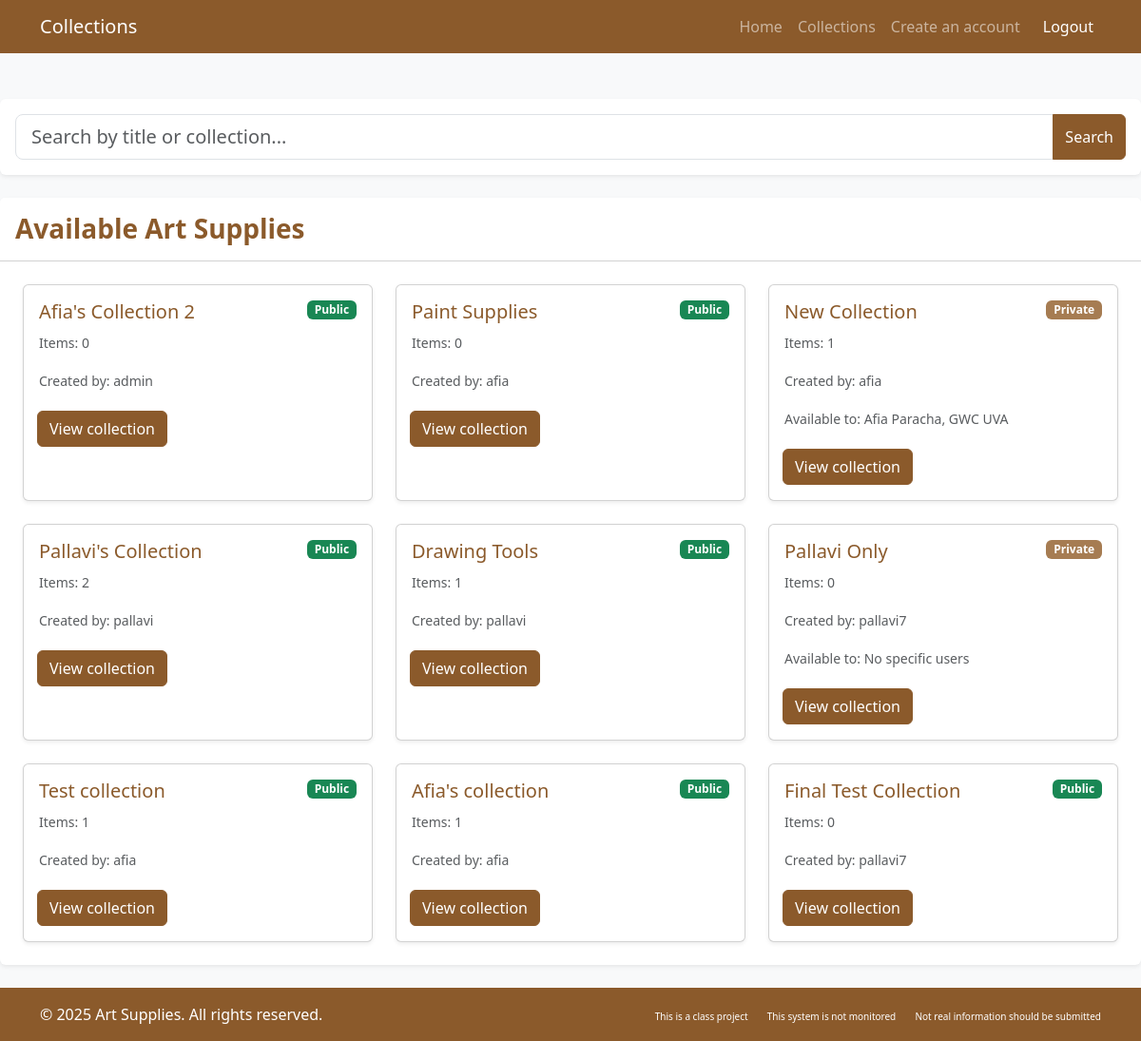
Page /artlibrary/collections/ on the earlier database version.
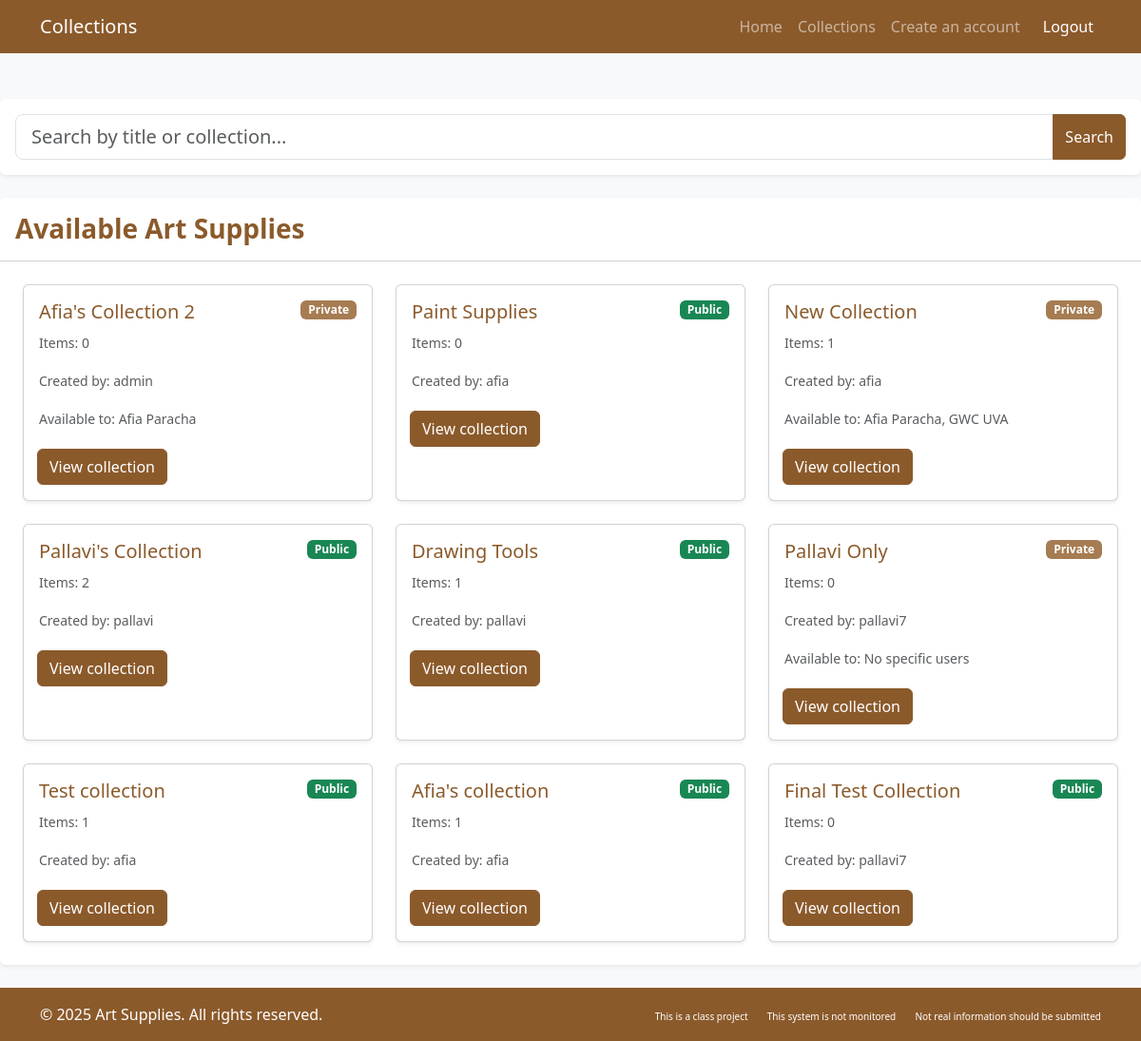
Same page on the later database version.
### artlibrary/models.py (models this page shows, shortened)
class Collection(models.Model):
    title = models.CharField(max_length=255)
    description = models.TextField(blank=True, null=True)
    num_items = models.PositiveIntegerField(default=0)
    is_public = models.BooleanField(default=True)
    users = models.ManyToManyField(CustomUser, blank=True, related_name='collections')
    added_by = models.ForeignKey(CustomUser, on_delete=models.CASCADE, related_name='created_collections', default=2)
    art_supplies = models.ManyToManyField('ArtSupply', blank=True, related_name='collections_in')
    def update_num_items(self):
        self.num_items = self.art_supplies.count()
        self.save()

class CustomUser(AbstractUser):
    profile_pic = models.ImageField(
        storage=S3Boto3Storage(),
        upload_to='profile_pics/',
        null=True,
        blank=True
    )
    date_joined = models.DateTimeField(auto_now_add=True)
    roles = (('patron', 'Patron'), ('librarian', 'Librarian'), ('anonymous', 'Anonymous'))
    user_role = models.CharField(max_length=12, choices=roles, default='patron')
    email = models.EmailField(blank=True, max_length=254, verbose_name='email address')

### artlibrary/views.py (the view)
# urls.py: path('collections/', views.collections, name='collections'),
def collections(request):
    user_role = request.session.get('user_role')
    if not user_role and request.user.is_authenticated:
        user_role = getattr(request.user, 'user_role', 'patron')
    if user_role == "anonymous":
        viewable_collections = Collection.objects.filter(is_public=True)
    else:
        viewable_collections = Collection.objects.all()
    for collection in Collection.objects.all():
        collection.update_num_items()
    query = request.GET.get('query', '')
    print(query)
    if query:
        viewable_collections = viewable_collections.filter(title__icontains=query)
    context = {
        'user_role': user_role,
        'viewable_collections': viewable_collections,
        'query': query,
    }
    return render(request, 'artlibrary/collections.html', context)

### artlibrary/templates/artlibrary/collections.html (shortened to what this page needs)
{% load django_bootstrap5 %}
<!DOCTYPE html>
<html lang="en">
<head>
    {% bootstrap_css %}
</head>
<body class="bg-light">
    <nav class="navbar navbar-expand-lg navbar-dark bg-brown">
        <div class="container">
            <a class="navbar-brand" href="#">Collections</a>
            <div class="collapse navbar-collapse" id="navbarNav">
                <ul class="navbar-nav ms-auto">
                    {% if user.is_authenticated %}
                        <li class="nav-item"><a class="nav-link" href="{% url 'dashboard' %}">Home</a></li>
                    {% else %}
                        <li class="nav-item"><a class="nav-link" href="{% url 'anonymous_page' %}">Home</a></li>
                    {% endif %}
                    <li class="nav-item"><a class="nav-link" href="{% url 'collections' %}">Collections</a></li>
                    {% if not user.is_authenticated %}
                    <li class="nav-item"><a class="nav-link" href="{% url 'index' %}">Create an account</a></li>
                    {% endif %}
                    <li class="nav-item">
                        <a class="nav-link btn btn-danger btn-sm text-white ms-2" href="{% url 'logout' %}">Logout</a>
                    </li>
                </ul>
            </div>
        </div>
    </nav>
    <div class="container main-content py-4">
    </div>
<div class="card border-0 shadow-sm mb-4">
    <div class="card-body p-3">
        <form method="get" action="">
            <div class="input-group">
                <input type="text" name="query" class="form-control form-control-lg" placeholder="Search by title or collection..." value="{{ query }}">
                <button type="submit" class="btn btn-brown">Search</button>
            </div>
        </form>
    </div>
</div>
<div class="card border-0 shadow-sm mb-4">
    <div class="card-header bg-white d-flex justify-content-between align-items-center py-3">
        <h3 class="card-title text-brown fw-bold mb-0">
            {% if query %}
            Search Results for "{{ query }}"
            {% else %}
            Available Art Supplies
            {% endif %}
        </h3>
    </div>
    <div class="card-body p-4">
        <div class="row g-4">
            {% for collection in viewable_collections %}
            <div class="col-md-4 col-sm-6">
                <div class="card h-100 shadow-sm">
                    <div class="card-body">
                        <div class="d-flex justify-content-between align-items-start">
                            <h5 class="card-title text-brown">{{ collection.title }}</h5>
                            {% if collection.is_public %}
                            <span class="badge bg-success">Public</span>
                            {% else %}
                            <span class="badge bg-secondary">Private</span>
                            {% endif %}
                        </div>
                        <p class="card-text"><small class="text-muted">Items: {{ collection.num_items }}</small></p>
                        <p class="card-text"><small class="text-muted">Created by: {{ collection.added_by }}</small></p>
                            {% if not collection.is_public %}
                            <p class="card-text"><small class="text-muted">Available to:
                                {% for user in collection.users.all %}
                                    {{ user.get_full_name }}{% if not forloop.last %}, {% endif %}
                                {% empty %}
                                    No specific users
                                {% endfor %}
                            </small></p>
                            {% endif %}
                        <div class="row mt-3 g-2 d-flex flex-wrap">
                            <div class="col-6 g-1">
                                {% if request.user.user_role == "patron" and not collection.is_public and not request.user in collection.users.all %}
                                <a href="{% url 'request_collection' collection.id %}"class="btn btn-warning">Request access</a></button>
                                {% else %}
                                <a href="{% url 'collection_details' collection.id %}" class="btn btn-brown">View collection</a>
                                {% endif %}
                            </div>
                        </div>
                    </div>
                </div>
            </div>
            {% empty %}
            <div class="col-12">
                <div class="alert alert-info">No Collections Available</div>
            </div>
            {% endfor %}
        </div>
    </div>
</div>
</body>
<footer class="py-3 bg-dark text-white mt-auto bg-brown">
    <div class="container">
        <div class="row">
            <div class="col-md-6">
                <p class="mb-0">&copy; 2025 Art Supplies. All rights reserved.</p>
            </div>
            <div class="col-md-6 text-md-end">
                <a href="#" class="text-white text-decoration-none me-3" style="font-size: 10px;">This is a class project</a>
                <a href="#" class="text-white text-decoration-none me-3" style="font-size: 10px;">This system is not monitored</a>
                <a href="#" class="text-white text-decoration-none" style="font-size: 10px;">Not real information should be submitted</a>
            </div>
        </div>
    </div>
</footer>
</body>
</html>

### artlibrary/templates/artlibrary/collections.html (style rules this page uses)
:root { --bs-primary: #8B5A2B; --bs-primary-rgb: 139, 90, 43; --bs-secondary: #A67C52; --bs-secondary-rgb: 166, 124, 82; --bs-dark: #5D4037; }
body { min-height: 100vh; display: flex; flex-direction: column; }
.main-content { flex: 1; }
.bg-brown { background-color: #8B5A2B !important; }
.text-brown { color: #8B5A2B !important; }
.btn-brown { background-color: #8B5A2B; border-color: #8B5A2B; color: white; }

Differences in the rows shown:
changed Collection "Afia's Collection 2": gains CustomUser (get_full_name "Afia Paracha"); is_public "Public" → "Private Available to:"
